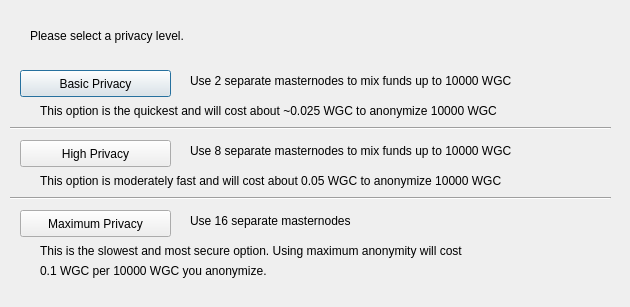
<?xml version="1.0" encoding="UTF-8"?>
<ui version="4.0">
 <class>DarksendConfig</class>
 <widget class="QDialog" name="DarksendConfig">
  <property name="geometry">
   <rect>
    <x>0</x>
    <y>0</y>
    <width>630</width>
    <height>307</height>
   </rect>
  </property>
  <property name="windowTitle">
   <string>Configure Darksend</string>
  </property>
  <widget class="QPushButton" name="buttonBasic">
   <property name="geometry">
    <rect>
     <x>20</x>
     <y>70</y>
     <width>151</width>
     <height>27</height>
    </rect>
   </property>
   <property name="text">
    <string>Basic Privacy</string>
   </property>
  </widget>
  <widget class="QPushButton" name="buttonHigh">
   <property name="geometry">
    <rect>
     <x>20</x>
     <y>140</y>
     <width>151</width>
     <height>27</height>
    </rect>
   </property>
   <property name="text">
    <string>High Privacy</string>
   </property>
  </widget>
  <widget class="QPushButton" name="buttonMax">
   <property name="geometry">
    <rect>
     <x>20</x>
     <y>210</y>
     <width>151</width>
     <height>27</height>
    </rect>
   </property>
   <property name="text">
    <string>Maximum Privacy</string>
   </property>
  </widget>
  <widget class="QLabel" name="label">
   <property name="geometry">
    <rect>
     <x>30</x>
     <y>20</y>
     <width>571</width>
     <height>31</height>
    </rect>
   </property>
   <property name="text">
    <string>Please select a privacy level.</string>
   </property>
  </widget>
  <widget class="QLabel" name="label_2">
   <property name="geometry">
    <rect>
     <x>190</x>
     <y>70</y>
     <width>421</width>
     <height>21</height>
    </rect>
   </property>
   <property name="text">
    <string>Use 2 separate masternodes to mix funds up to 10000 WGC</string>
   </property>
  </widget>
  <widget class="QLabel" name="label_3">
   <property name="geometry">
    <rect>
     <x>190</x>
     <y>140</y>
     <width>411</width>
     <height>21</height>
    </rect>
   </property>
   <property name="text">
    <string>Use 8 separate masternodes to mix funds up to 10000 WGC</string>
   </property>
  </widget>
  <widget class="QLabel" name="label_4">
   <property name="geometry">
    <rect>
     <x>190</x>
     <y>210</y>
     <width>421</width>
     <height>21</height>
    </rect>
   </property>
   <property name="text">
    <string>Use 16 separate masternodes</string>
   </property>
  </widget>
  <widget class="QLabel" name="label_6">
   <property name="geometry">
    <rect>
     <x>40</x>
     <y>100</y>
     <width>561</width>
     <height>21</height>
    </rect>
   </property>
   <property name="text">
    <string>This option is the quickest and will cost about ~0.025 WGC to anonymize 10000 WGC</string>
   </property>
  </widget>
  <widget class="QLabel" name="label_7">
   <property name="geometry">
    <rect>
     <x>40</x>
     <y>170</y>
     <width>561</width>
     <height>21</height>
    </rect>
   </property>
   <property name="text">
    <string>This option is moderately fast and will cost about 0.05 WGC to anonymize 10000 WGC</string>
   </property>
  </widget>
  <widget class="QLabel" name="label_8">
   <property name="geometry">
    <rect>
     <x>40</x>
     <y>240</y>
     <width>561</width>
     <height>21</height>
    </rect>
   </property>
   <property name="text">
    <string>This is the slowest and most secure option. Using maximum anonymity will cost</string>
   </property>
  </widget>
  <widget class="QLabel" name="label_9">
   <property name="geometry">
    <rect>
     <x>40</x>
     <y>260</y>
     <width>561</width>
     <height>21</height>
    </rect>
   </property>
   <property name="text">
    <string>0.1 WGC per 10000 WGC you anonymize.</string>
   </property>
  </widget>
  <widget class="Line" name="line">
   <property name="geometry">
    <rect>
     <x>10</x>
     <y>120</y>
     <width>601</width>
     <height>16</height>
    </rect>
   </property>
   <property name="orientation">
    <enum>Qt::Horizontal</enum>
   </property>
  </widget>
  <widget class="Line" name="line_2">
   <property name="geometry">
    <rect>
     <x>10</x>
     <y>190</y>
     <width>601</width>
     <height>16</height>
    </rect>
   </property>
   <property name="orientation">
    <enum>Qt::Horizontal</enum>
   </property>
  </widget>
 </widget>
 <resources/>
 <connections/>
</ui>
